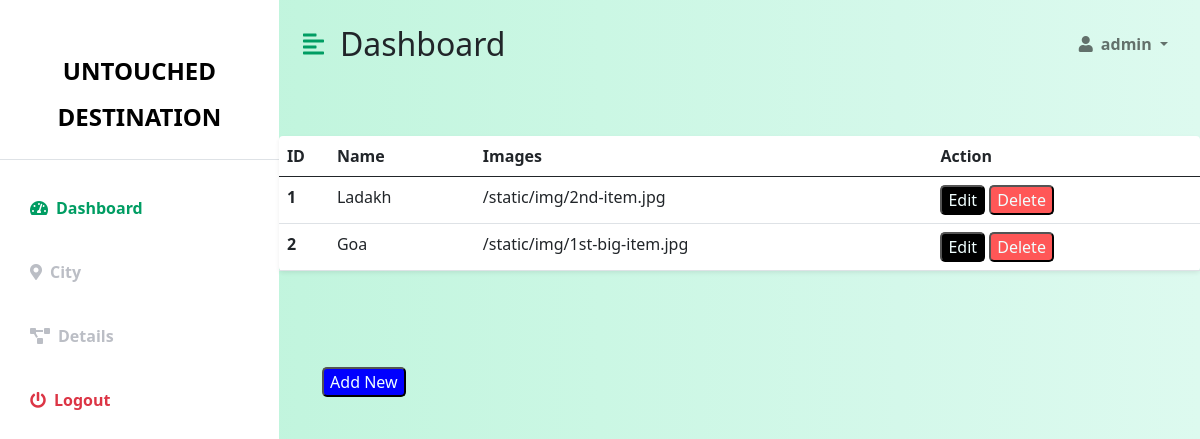
/admin_city (signed in), run on the app's committed database.
### app.py (models this page shows, shortened)
class city(db.Model):
    id = db.Column(db.Integer, primary_key = True)
    name = db.Column(db.String(150))
    img=db.Column(db.String(100))

### app.py (the view)
@app.route('/admin_city')
def admin_city():
    if 'user' in session:
        rows=city.query.all()
        l=[]
        result=[]
        for stm in rows:
            l.extend([stm.id,stm.name,stm.img])
            result.append(l)
            l=[]
    else:
        return render_template("/admin_login.html")
    return render_template("/admin.html",name=session['user'],res=result)

### templates/admin.html (shortened to what this page needs)
<!DOCTYPE html>
<html lang="en">
<head>
    <link href="https://cdn.jsdelivr.net/npm/bootstrap@5.0.0-beta3/dist/css/bootstrap.min.css" rel="stylesheet" />
    <link rel="stylesheet" href="https://cdnjs.cloudflare.com/ajax/libs/font-awesome/5.15.3/css/all.min.css" />
</head>
<body>
    <div class="d-flex" id="wrapper">
        <div class="bg-white" id="sidebar-wrapper">
            <div class="sidebar-heading text-center py-4 primary-text fs-4 fw-bold text-uppercase border-bottom"><font color="black">Untouched Destination</font></div>
            <div class="list-group list-group-flush my-3">
                <a href="#" class="list-group-item list-group-item-action bg-transparent second-text active"><i
                        class="fas fa-tachometer-alt me-2"></i>Dashboard</a>
                <a href="/admin_city" class="list-group-item list-group-item-action bg-transparent second-text fw-bold"><i
                        class="fas fa-map-marker-alt me-2"></i>City</a>
                <a href="/admin_dashboard" class="list-group-item list-group-item-action bg-transparent second-text fw-bold"><i
                        class="fas fa-project-diagram me-2"></i>Details</a>
                <a href="/admin_logout'" class="list-group-item list-group-item-action bg-transparent text-danger fw-bold"><i
                        class="fas fa-power-off me-2"></i>Logout</a>
            </div>
        </div>
        <div id="page-content-wrapper">
            <nav class="navbar navbar-expand-lg navbar-light bg-transparent py-4 px-4">
                <div class="d-flex align-items-center">
                    <i class="fas fa-align-left primary-text fs-4 me-3" id="menu-toggle"></i>
                    <h2 class="fs-2 m-0">Dashboard</h2>
                </div>
                <div class="collapse navbar-collapse" id="navbarSupportedContent">
                    <ul class="navbar-nav ms-auto mb-2 mb-lg-0">
                        <li class="nav-item dropdown">
                            <a class="nav-link dropdown-toggle second-text fw-bold" href="#" id="navbarDropdown"
                                role="button" data-bs-toggle="dropdown" aria-expanded="false">
                                <i class="fas fa-user me-2"></i>{{name}}
                            </a>
                        </li>
                    </ul>
                </div>
            </nav>
                <div class="row my-5">
                    <div class="col">
                        <table class="table bg-white rounded shadow-sm  table-hover">
                            <thead>
                                <tr>
                                    <th scope="col" width="50">ID</th>
                                    <th scope="col">Name</th>
                                    <th scope="col">Images</th>
                                    <th scope="col">Action</th>
                                </tr>
                            </thead>
                            <tbody>
                              {% for row in res %}
                                <tr>
                                    <th scope="row">{{row[0]}}</th>
                                    <td>{{row[1]}}</td>
                                    <td>{{row[2]}}</td>
                                    <form method="post" action="/admin_citydetails/{{row[0]}}">
                                    <td><button style="background-color: black; color: azure; border-radius: 5px;" name="edit" value="edit" >Edit</button>
                                    <button style="background-color: #ff5757; color: azure; border-radius: 5px;" name="delete" value="delete" id="b1">Delete</button></td>
                                    </form>
                                </tr>
                                {% endfor %}
                            </tbody>
                        </table>
                        <form method="post" action="/admin_addcity">
                        <button style="background-color: blue; color: azure; border-radius: 5px;" id="an" name="new" value="new">Add New</button>
                      </form>
                      </div>
                </div>
            </div>
        </div>
</body>
</html>

### templates/admin.html (style rules this page uses)
:root { --main-bg-color: #009d63; --main-text-color: #009d63; --second-text-color: #bbbec5; --second-bg-color: #c1efde; }
.primary-text { color: var(--main-text-color); }
.second-text { color: var(--second-text-color); }
#wrapper { overflow-x: hidden; background-image: linear-gradient( to right, #baf3d7, #c2f5de, #cbf7e4, #d4f8ea, #ddfaef ); }
#sidebar-wrapper { min-height: 100vh; margin-left: -15rem; -webkit-transition: margin 0.25s ease-out; -moz-transition: margin 0.25s ease-out; -o-transition: margin 0.25s ease-out; transition: margin 0.25s ease-out; }
#sidebar-wrapper .sidebar-heading { padding: 0.875rem 1.25rem; font-size: 1.2rem; }
#sidebar-wrapper .list-group { width: 15rem; }
#page-content-wrapper { min-width: 100vw; }
#menu-toggle { cursor: pointer; }
.list-group-item { border: none; padding: 20px 30px; }
.list-group-item.active { background-color: transparent; color: var(--main-text-color); font-weight: bold; border: none; }
@media (min-width: 768px) { #sidebar-wrapper { margin-left: 0; } }
@media (min-width: 768px) { #page-content-wrapper { min-width: 0; width: 100%; } }
#an { margin-top: 5rem; margin-left: 2.7rem; }

### data on the page
city: id "1", name "Ladakh", img "/static/img/2nd-item.jpg"
city: id "2", name "Goa", img "/static/img/1st-big-item.jpg"

### other printed values
{{ name }} "admin"
